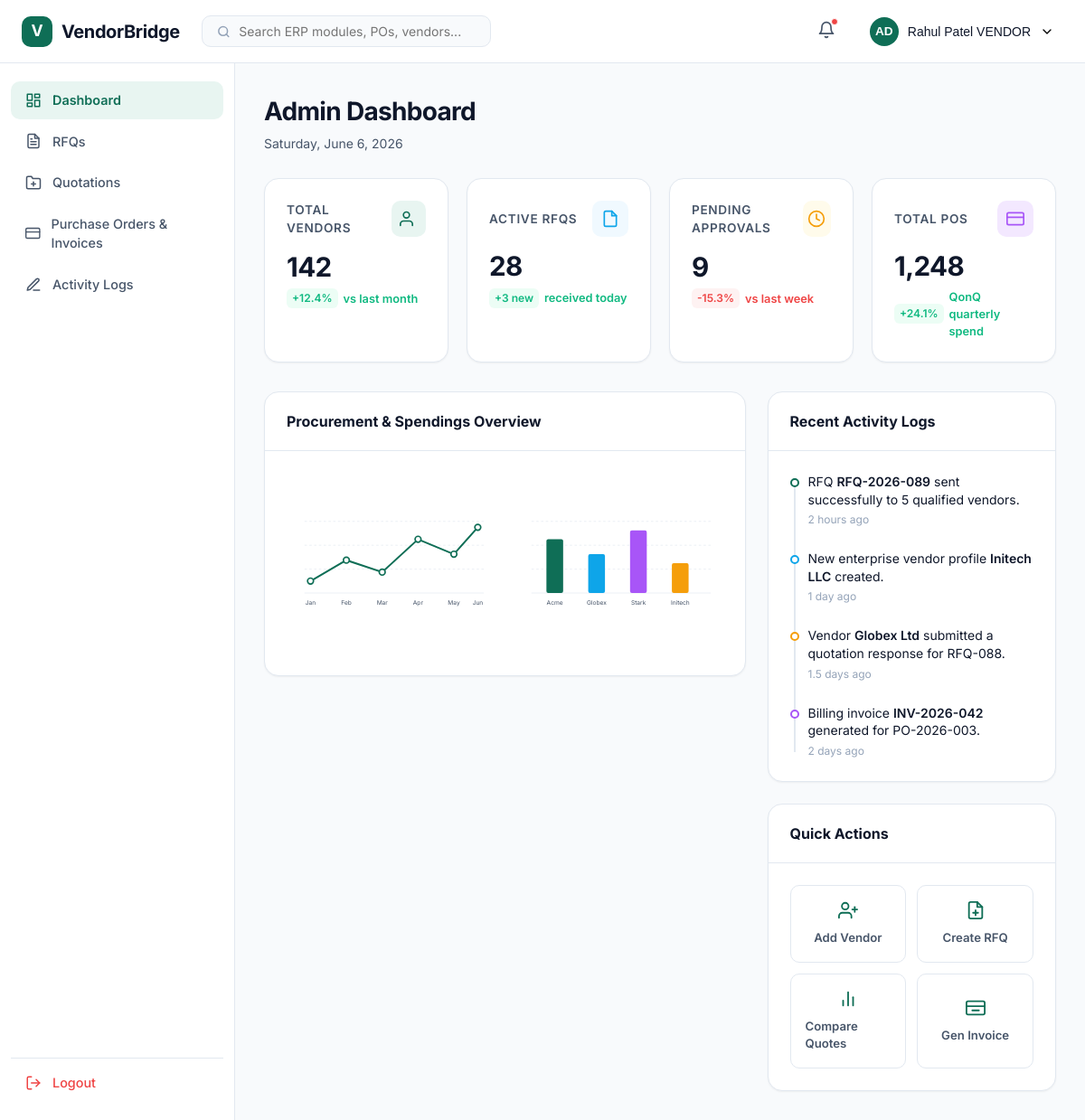
The page /admin-dashboard/ (signed in) on the database its author committed.
### apps/accounts/models.py (models this page shows, shortened)
class User(AbstractUser):
    username = None
    email = models.EmailField(unique=True)
    role = models.CharField(
        max_length=30,
        choices=UserRole.choices,
        default=UserRole.ADMIN
    )
    status = models.CharField(
        max_length=20,
        choices=UserStatus.choices,
        default=UserStatus.ACTIVE
    )
    USERNAME_FIELD = "email"
    REQUIRED_FIELDS = []
    objects = UserManager()

### apps/dashboard/views.py (the view)
@login_required
def admin_dashboard(request):
    return render(
        request,
        "dashboard/dashboard.html",
        {
            "dashboard_title": "Admin Dashboard",
            "role": request.user.role
        }
    )

### templates/dashboard/dashboard.html (shortened to what this page needs)
{% extends 'base/base.html' %}
{% load static %}
{% block css %}
<link rel="stylesheet" href="{% static 'css/dashboard.css' %}">
{% endblock %}
{% block content %}
  <div class="layout-container">
    {% include 'base/navbar.html' %}
    <div class="layout-body">
      {% include 'base/sidebar.html' %}
      <main class="main-content">
        <div class="content-header">
          <div>
            <h1> {{ dashboard_title|default:"Dashboard Overview" }}</h1>
            <p id="currentDate">Saturday, June 6, 2026</p>
          </div>
        </div>
        <div class="kpi-grid">
          <div class="kpi-card">
            <div class="kpi-card-header">
              <span class="kpi-title">Total Vendors</span>
              <div class="kpi-icon-box">
                <svg xmlns="http://www.w3.org/2000/svg" width="20" height="20" viewBox="0 0 24 24" fill="none" stroke="currentColor" stroke-width="2" stroke-linecap="round" stroke-linejoin="round"><path d="M17 21v-2a4 4 0 0 0-4-4H5a4 4 0 0 0-4 4v2"></path><circle cx="9" cy="7" r="4"></circle></svg>
              </div>
            </div>
            <span class="kpi-value" id="kpiVendors">142</span>
            <div class="kpi-trend trend-positive">
              <span class="trend-badge">+12.4%</span>
              <span>vs last month</span>
            </div>
          </div>
          <div class="kpi-card">
            <div class="kpi-card-header">
              <span class="kpi-title">Active RFQs</span>
              <div class="kpi-icon-box">
                <svg xmlns="http://www.w3.org/2000/svg" width="20" height="20" viewBox="0 0 24 24" fill="none" stroke="currentColor" stroke-width="2" stroke-linecap="round" stroke-linejoin="round"><path d="M14 2H6a2 2 0 0 0-2 2v16a2 2 0 0 0 2 2h12a2 2 0 0 0 2-2V8z"></path><polyline points="14 2 14 8 20 8"></polyline></svg>
              </div>
            </div>
            <span class="kpi-value" id="kpiRfqs">28</span>
            <div class="kpi-trend trend-positive">
              <span class="trend-badge">+3 new</span>
              <span>received today</span>
            </div>
          </div>
          <div class="kpi-card">
            <div class="kpi-card-header">
              <span class="kpi-title">Pending Approvals</span>
              <div class="kpi-icon-box">
                <svg xmlns="http://www.w3.org/2000/svg" width="20" height="20" viewBox="0 0 24 24" fill="none" stroke="currentColor" stroke-width="2" stroke-linecap="round" stroke-linejoin="round"><circle cx="12" cy="12" r="10"></circle><polyline points="12 6 12 12 16 14"></polyline></svg>
              </div>
            </div>
            <span class="kpi-value" id="kpiApprovals">9</span>
            <div class="kpi-trend trend-negative">
              <span class="trend-badge">-15.3%</span>
              <span>vs last week</span>
            </div>
          </div>
          <div class="kpi-card">
            <div class="kpi-card-header">
              <span class="kpi-title">Total POs</span>
              <div class="kpi-icon-box">
                <svg xmlns="http://www.w3.org/2000/svg" width="20" height="20" viewBox="0 0 24 24" fill="none" stroke="currentColor" stroke-width="2" stroke-linecap="round" stroke-linejoin="round"><rect x="1" y="4" width="22" height="16" rx="2" ry="2"></rect><line x1="1" y1="10" x2="23" y2="10"></line></svg>
              </div>
            </div>
            <span class="kpi-value" id="kpiPos">1,248</span>
            <div class="kpi-trend trend-positive">
              <span class="trend-badge">+24.1%</span>
              <span>QonQ quarterly spend</span>
            </div>
          </div>
        </div>
        <div class="dashboard-sections-grid">
          <div class="section-col">
            <div class="card-widget">
              <div class="card-widget-header">
                <span class="card-widget-title">Procurement & Spendings Overview</span>
              </div>
              <div class="card-widget-body">
                <div class="charts-grid">
                  <div class="chart-container" id="spendChartContainer">
                    <svg class="chart-svg" id="spendOverviewChart" viewBox="0 0 350 200">
                      <line x1="30" y1="150" x2="330" y2="150" class="chart-axis-line" />
                      <line x1="30" y1="110" x2="330" y2="110" class="chart-grid-line" />
                      <line x1="30" y1="70" x2="330" y2="70" class="chart-grid-line" />
                      <line x1="30" y1="30" x2="330" y2="30" class="chart-grid-line" />
                      <path d="M 40 130 L 100 95 L 160 115 L 220 60 L 280 85 L 320 40" fill="none" stroke="var(--primary)" stroke-width="3" class="chart-line" />
                      <circle cx="40" cy="130" r="5" fill="#FFFFFF" stroke="var(--primary)" stroke-width="2.5" class="chart-point" data-val="$24k" data-label="Jan" />
                      <circle cx="100" cy="95" r="5" fill="#FFFFFF" stroke="var(--primary)" stroke-width="2.5" class="chart-point" data-val="$38k" data-label="Feb" />
                      <circle cx="160" cy="115" r="5" fill="#FFFFFF" stroke="var(--primary)" stroke-width="2.5" class="chart-point" data-val="$31k" data-label="Mar" />
                      <circle cx="220" cy="60" r="5" fill="#FFFFFF" stroke="var(--primary)" stroke-width="2.5" class="chart-point" data-val="$52k" data-label="Apr" />
                      <circle cx="280" cy="85" r="5" fill="#FFFFFF" stroke="var(--primary)" stroke-width="2.5" class="chart-point" data-val="$44k" data-label="May" />
                      <circle cx="320" cy="40" r="5" fill="#FFFFFF" stroke="var(--primary)" stroke-width="2.5" class="chart-point" data-val="$65k" data-label="Jun" />
                      <text x="40" y="170" class="chart-label" text-anchor="middle">Jan</text>
                      <text x="100" y="170" class="chart-label" text-anchor="middle">Feb</text>
                      <text x="160" y="170" class="chart-label" text-anchor="middle">Mar</text>
                      <text x="220" y="170" class="chart-label" text-anchor="middle">Apr</text>
                      <text x="280" y="170" class="chart-label" text-anchor="middle">May</text>
                      <text x="320" y="170" class="chart-label" text-anchor="middle">Jun</text>
                    </svg>
                  </div>
                  <div class="chart-container" id="performanceChartContainer">
                    <svg class="chart-svg" id="vendorPerformanceChart" viewBox="0 0 350 200">
                      <text x="69" y="170" class="chart-label" text-anchor="middle">Acme</text>
                      <text x="139" y="170" class="chart-label" text-anchor="middle">Globex</text>
                      <text x="209" y="170" class="chart-label" text-anchor="middle">Stark</text>
                      <text x="279" y="170" class="chart-label" text-anchor="middle">Initech</text>
                    </svg>
                  </div>
                </div>
              </div>
            </div>
          </div>
          <div class="section-col">
            <div class="card-widget">
              <div class="card-widget-header">
                <span class="card-widget-title">Recent Activity Logs</span>
              </div>
              <div class="card-widget-body">
                <div class="activity-stream">
                  <div class="activity-item">
                    <div class="activity-dot"></div>
                    <span class="activity-text">RFQ <strong>RFQ-2026-089</strong> sent successfully to 5 qualified vendors.</span>
                    <span class="activity-time">2 hours ago</span>
                  </div>
                  <div class="activity-item">
                    <div class="activity-dot"></div>
                    <span class="activity-text">New enterprise vendor profile <strong>Initech LLC</strong> created.</span>
                    <span class="activity-time">1 day ago</span>
                  </div>
                  <div class="activity-item">
                    <div class="activity-dot"></div>
                    <span class="activity-text">Vendor <strong>Globex Ltd</strong> submitted a quotation response for RFQ-088.</span>
                    <span class="activity-time">1.5 days ago</span>
                  </div>
                  <div class="activity-item">
                    <div class="activity-dot"></div>
                    <span class="activity-text">Billing invoice <strong>INV-2026-042</strong> generated for PO-2026-003.</span>
                    <span class="activity-time">2 days ago</span>
                  </div>
                </div>
              </div>
            </div>
            <div class="card-widget">
              <div class="card-widget-header">
                <span class="card-widget-title">Quick Actions</span>
              </div>
              <div class="card-widget-body">
                <div class="actions-grid">
                  <div class="btn-action-card" id="actionAddVendor">
                    <span>Add Vendor</span>
                  </div>
                  <div class="btn-action-card" id="actionCreateRfq">
                    <span>Create RFQ</span>
                  </div>
                  <div class="btn-action-card" id="actionCompareQuotes">
                    <svg xmlns="http://www.w3.org/2000/svg" width="22" height="22" viewBox="0 0 24 24" fill="none" stroke="currentColor" stroke-width="2" stroke-linecap="round" stroke-linejoin="round">
                      <line x1="18" y1="20" x2="18" y2="10"></line>
                      <line x1="12" y1="20" x2="12" y2="4"></line>
                      <line x1="6" y1="20" x2="6" y2="14"></line>
                    </svg>
                    <span>Compare Quotes</span>
                  </div>
                  <div class="btn-action-card" id="actionGenInvoice">
                    <span>Gen Invoice</span>
                  </div>
                </div>
              </div>
            </div>
          </div>
        </div>
      </main>
    </div>
  </div>
{% endblock %}

### templates/base/navbar.html (shortened to what this page needs)
<header class="navbar">
    <div class="nav-left">
      <div class="logo">
        <div class="logo-icon">V</div>
        <span class="logo-text">VendorBridge</span>
      </div>
      <div class="search-bar">
        <svg xmlns="http://www.w3.org/2000/svg" width="16" height="16" viewBox="0 0 24 24" fill="none" stroke="currentColor" stroke-width="2.5" stroke-linecap="round" stroke-linejoin="round">
          <circle cx="11" cy="11" r="8"></circle>
          <line x1="21" y1="21" x2="16.65" y2="16.65"></line>
        </svg>
        <input type="text" class="search-input" id="searchInput" placeholder="Search ERP modules, POs, vendors...">
      </div>
    </div>
    <div class="nav-right">
      <button class="bell-btn" id="notificationBtn" aria-label="Notifications">
        <svg xmlns="http://www.w3.org/2000/svg" width="20" height="20" viewBox="0 0 24 24" fill="none" stroke="currentColor" stroke-width="2" stroke-linecap="round" stroke-linejoin="round">
          <path d="M18 8A6 6 0 0 0 6 8c0 7-3 9-3 9h18s-3-2-3-9"></path>
          <path d="M13.73 21a2 2 0 0 1-3.46 0"></path>
        </svg>
        <span class="bell-badge" id="notificationBadge"></span>
      </button>
      <button class="profile-trigger" id="profileTrigger">
        <div class="avatar">AD</div>
        <span id="profileName">{{ request.user.first_name }} {{ request.user.last_name }}
          {{ request.user.role }}
        </span>
        <svg xmlns="http://www.w3.org/2000/svg" width="16" height="16" viewBox="0 0 24 24" fill="none" stroke="currentColor" stroke-width="2" stroke-linecap="round" stroke-linejoin="round">
          <polyline points="6 9 12 15 18 9"></polyline>
        </svg>
      </button>
    </div>
  </header>

### rows shown on the page
User: user.first_name "Rahul", user.last_name "Patel", user.role "VENDOR"

### other values the page prints
{{ dashboard_title|default:"Dashboard Overview" }} "Admin Dashboard"
